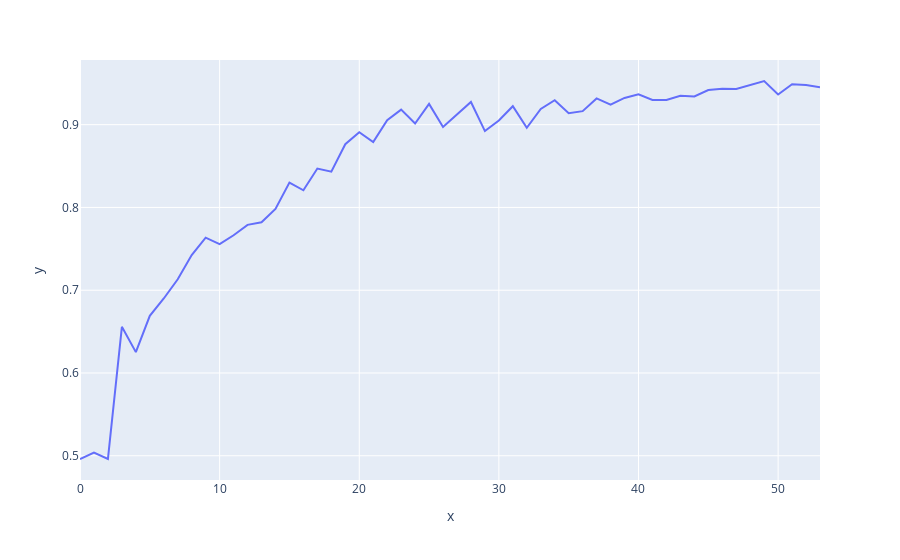

This figure's notebook cell:
### Code cell
# ## SETTINGS

# # Blockchain
# NUM_Clients = 5 # number of clients contributing per training round

# # ML
# Cluster_Size = 100 # max client dataset size for training
# Batch_Size = 10
# NUM_Epoch = 3
# num_classes = 2

# # Krum
# krum_f = 0.25 # percentage of byzantine nodes

# # Differential Privacy
# Gaussian_Noise = False
# Gaussian_Noise_Std_Dev = 0.10

# Gradient_Clipping = False
# Clip_Norm = 0.25

# Gradient_Pruning = False
# initial_sparsity = 0.00
# final_sparsity = 0.50

# backdoor = True <-----
# poisonedLocals = [1, 11, 22, 99]
print(acc_array)
fig = px.line(y=acc_array)
fig.show()

### Figure 1 — Plotly figure (JSON) as saved in the notebook; plotly's stock layout.template omitted (floating-point values rounded to 4 significant figures)
{"data": [{"hovertemplate": "x=%{x}<br>y=%{y}<extra></extra>", "legendgroup": "", "line": {"color": "#636efa", "dash": "solid"}, "mode": "lines", "name": "", "orientation": "v", "showlegend": false, "type": "scatter", "x": [0, 1, 2, 3, 4, 5, 6, 7, 8, 9, 10, 11, 12, 13, 14, 15, 16, 17, 18, 19, 20, 21, 22, 23, 24, 25, 26, 27, 28, 29, 30, 31, 32, 33, 34, 35, 36, 37, 38, 39, 40, 41, 42, 43, 44, 45, 46, 47, 48, 49, 50, 51, 52, 53], "xaxis": "x", "y": [0.4961, 0.5039, 0.4961, 0.6558, 0.6252, 0.669, 0.69, 0.7132, 0.7425, 0.7635, 0.7557, 0.7664, 0.7789, 0.782, 0.7983, 0.83, 0.8207, 0.847, 0.8432, 0.8763, 0.8908, 0.8789, 0.9055, 0.9182, 0.9013, 0.925, 0.8972, 0.9125, 0.9274, 0.8923, 0.9049, 0.9223, 0.8963, 0.9191, 0.9296, 0.9138, 0.9163, 0.9317, 0.9241, 0.9323, 0.9366, 0.9299, 0.9297, 0.9348, 0.9341, 0.9419, 0.9433, 0.9431, 0.9482, 0.9527, 0.9364, 0.9489, 0.9479, 0.9453], "yaxis": "y"}], "layout": {"autosize": true, "legend": {"tracegroupgap": 0}, "margin": {"t": 60}, "xaxis": {"anchor": "y", "autorange": true, "domain": [0, 1], "range": [0, 53], "title": {"text": "x"}, "type": "linear"}, "yaxis": {"anchor": "x", "autorange": true, "domain": [0, 1], "range": [0.4707, 0.9781], "title": {"text": "y"}, "type": "linear"}}}
